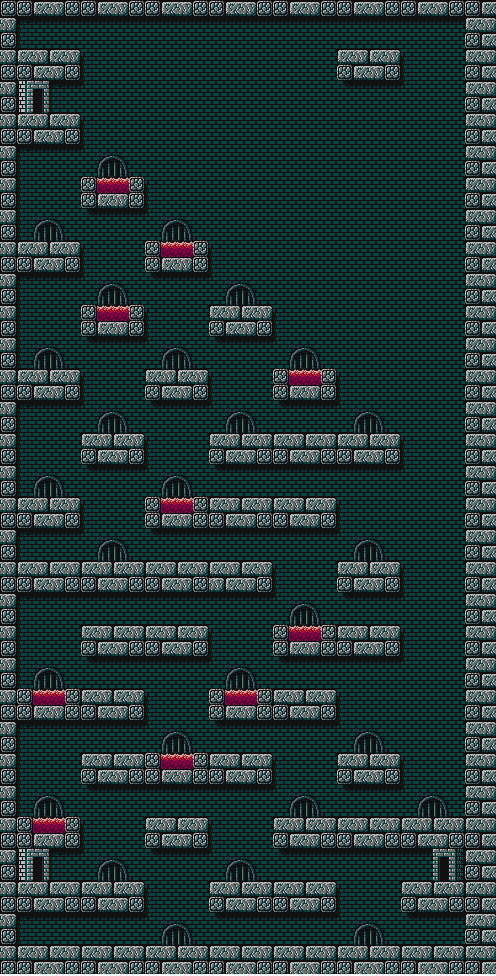

A 2D game scene composited from a Tiled map and its tileset images. What follows is a short description and the map's XML, with each tile layer's data collapsed to a summary:
An orthogonal 31x61 tile map with 16x16 px tiles, 1 tile layer (ShoeBox Tile Grab).

<map version="1.0" orientation="orthogonal" width="31" height="61" tilewidth="16" tileheight="16">
<tileset firstgid="1" name="map44_bank.png" tilewidth="16" tileheight="16">
	<image source="map44_bank.png" width="288" height="48" />
</tileset>
	<layer name="ShoeBox Tile Grab" width="31" height="61">
		<data>[1891 cells, 1891 non-empty, 44 distinct tile ids]</data>
	</layer>
</map>